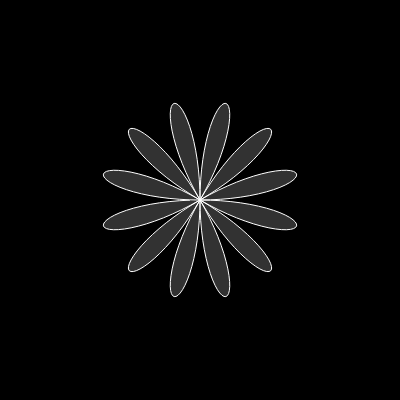
Frame 1 (no input)
Frame 60 (no input): identical to frame 1, image omitted
Frame 120 (the mouse pressed at the canvas centre since frame 60): identical to frame 1, image omitted

The p5.js sketch that drew this single still picture (run headless with seeded random() and noise() and a simulated clock; from frame 60 on, the mouse is pressed at the canvas centre):

// p5.js sketch
// ── sketch.js
function setup(){
  createCanvas(400, 400);
  angleMode(DEGREES);

  stroke(255);
  strokeWeight(1);
  fill(255, 50);//fill(R, G, B, Alpha); / fill(RGB, Alpha);
}

function draw(){
  background(0);
  translate(width/2, height/2);
  // translate(0, height/2);

  beginShape();
  for(let angle = 0; angle < 360; angle += 1){
    let theta = angle;
    let r = (sin(6*theta)*100);

    let x = r * cos(theta);
    let y = r * sin(theta);

    // let x = angle;
    // let y = (sin(6*x)*50)-90;
    vertex(x, y);
  }
  endShape();

}


function keyReleased(){
}

function keyPressed(){
}
